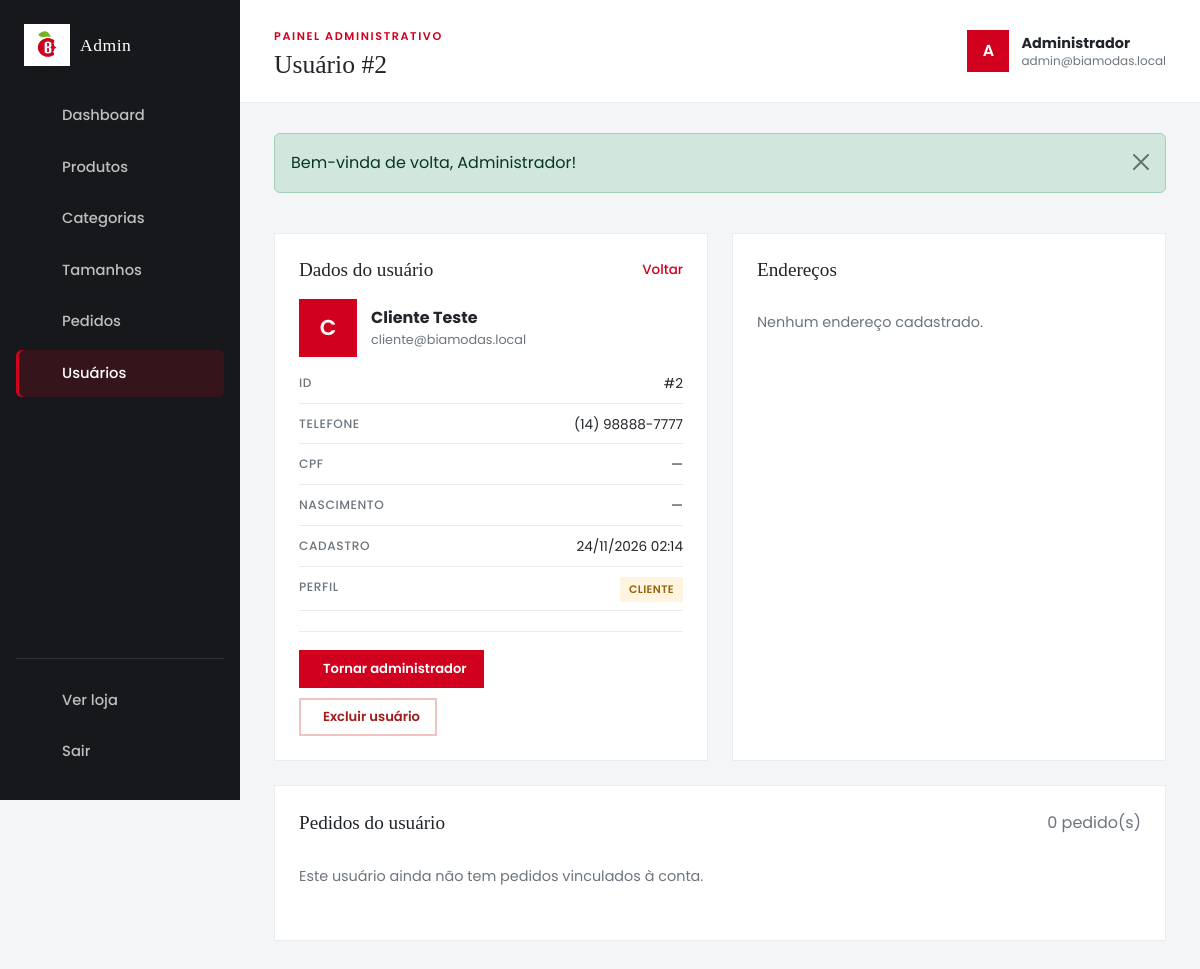
/admin/usuarios/ver?id=2 (signed in), run on the app's committed database.
### tables this page shows
CREATE TABLE usuarios(
  id_usuario BIGINT UNSIGNED NOT NULL AUTO_INCREMENT PRIMARY KEY,
  carrinho_id BIGINT UNSIGNED NULL,
  medida_id BIGINT UNSIGNED NULL,
  nome VARCHAR(255) NOT NULL,
  email VARCHAR(255) NOT NULL,
  senha_hash VARCHAR(255) NOT NULL,
  cpf CHAR(11) NULL,
  telefone VARCHAR(20) NULL,
  data_nascimento DATE NULL,
  is_admin BOOLEAN NOT NULL DEFAULT FALSE,
  criado_em DATETIME NOT NULL DEFAULT CURRENT_TIMESTAMP,
  alterado_em DATETIME NOT NULL DEFAULT CURRENT_TIMESTAMP ON UPDATE CURRENT_TIMESTAMP,
  deletado_em DATETIME NULL,
  CONSTRAINT usuarios_email_uk UNIQUE (email),
  CONSTRAINT usuarios_cpf_uk UNIQUE (cpf),
  CONSTRAINT usuarios_carrinho_uk UNIQUE (carrinho_id),
  CONSTRAINT usuarios_medida_uk UNIQUE (medida_id),
  CONSTRAINT usuarios_medida_fk FOREIGN KEY (medida_id)
    REFERENCES medidas(id_medida) ON DELETE SET NULL,
  CONSTRAINT usuarios_carrinho_fk FOREIGN KEY (carrinho_id)
    REFERENCES carrinhos(id_carrinho) ON DELETE SET NULL
);

### views/admin/usuario.php (the view, shortened to what the rows shown need)
<?php
require __DIR__ . '/partials/header.php';
$ehAdmin = (bool) $usuario['is_admin'];
$ehProprioUsuario = (int) $usuario['id_usuario'] === (int) $adminAtual['id_usuario'];
?>
<section class="admin-order-grid">
    <div class="admin-order-side">
        <div class="admin-panel">
            <div class="admin-panel-header">
                <h2>Dados do usuário</h2>
                <a href="/admin/usuarios" class="admin-link">Voltar</a>
            </div>
            <div class="admin-user-hero">
                <span class="admin-avatar admin-avatar-lg"><?= e(inicial((string) $usuario['nome'])) ?></span>
                <div>
                    <strong><?= e($usuario['nome']) ?></strong>
                    <small><?= e($usuario['email']) ?></small>
                </div>
            </div>
            <dl class="admin-dl">
                <div><dt>ID</dt><dd>#<?= (int) $usuario['id_usuario'] ?></dd></div>
                <div><dt>Telefone</dt><dd><?= e(formatar_telefone($usuario['telefone'] ?? '')) ?: '—' ?></dd></div>
                <div><dt>CPF</dt><dd><?= e($usuario['cpf'] ?? '—') ?></dd></div>
                <div><dt>Nascimento</dt><dd><?= e($usuario['data_nascimento'] ?? '—') ?></dd></div>
                <div><dt>Cadastro</dt><dd><?= data_hora($usuario['criado_em']) ?></dd></div>
                <div>
                    <dt>Perfil</dt>
                    <dd>
                        <span class="admin-badge admin-badge-<?= $ehAdmin ? 'admin' : 'pendente' ?>">
                            <?= $ehAdmin ? 'Administrador' : 'Cliente' ?>
                        </span>
                    </dd>
                </div>
            </dl>
            <div class="admin-stack-actions">
                <form method="post" action="/admin/usuarios/alternar-admin" data-confirm="<?= $ehAdmin ? 'Remover o acesso administrativo deste usuário?' : 'Conceder acesso administrativo a este usuário?' ?>">
                    <button type="submit" class="admin-btn <?= $ehAdmin ? 'admin-btn-danger' : 'admin-btn-primary' ?>" <?= $ehProprioUsuario && $ehAdmin ? 'disabled' : '' ?>>
                        <?= $ehAdmin ? 'Remover admin' : 'Tornar administrador' ?>
                    </button>
                </form>
                <form method="post" action="/admin/usuarios/excluir" data-confirm="Excluir este usuário?">
                    <button type="submit" class="admin-btn admin-btn-danger" <?= $ehProprioUsuario ? 'disabled' : '' ?>>
                        <i class="icon-trash-2"></i> Excluir usuário
                    </button>
                </form>
            </div>
        </div>
        <div class="admin-panel">
            <div class="admin-panel-header">
                <h2>Endereços</h2>
            </div>
            <?php if ($enderecos === []): ?>
                <p class="admin-empty">Nenhum endereço cadastrado.</p>
            <?php endif; ?>
        </div>
    </div>
    <div class="admin-panel">
        <div class="admin-panel-header">
            <h2>Pedidos do usuário</h2>
            <span class="admin-muted"><?= count($pedidos) ?> pedido(s)</span>
        </div>
        <?php if ($pedidos === []): ?>
            <p class="admin-empty">Este usuário ainda não tem pedidos vinculados à conta.</p>
        <?php endif; ?>
    </div>
</section>
<?php require __DIR__ . '/partials/footer.php'; ?>

### views/admin/partials/header.php (shortened to what the rows shown need)
<?php
$tituloAdmin = (string) ($tituloAdmin ?? 'Painel administrativo');
$abaAdmin = (string) ($abaAdmin ?? '');
$adminUsuario = Admin::usuario();
$navAtivo = static fn (string $aba): string => $abaAdmin === $aba ? ' active' : '';
?>
<!doctype html>
<html lang="pt-br">
<head>
    <link href="https://cdn.jsdelivr.net/npm/bootstrap@5.3.3/dist/css/bootstrap.min.css" rel="stylesheet">
    <link rel="stylesheet" href="https://cdn.jsdelivr.net/npm/lucide-static@latest/font/lucide.css">
    <link rel="stylesheet" href="/css/base.css">
    <link rel="stylesheet" href="/css/layout.css">
    <link rel="stylesheet" href="/css/admin.css">
</head>
<body class="admin-page">
    <div class="admin-layout">
        <aside class="admin-sidebar">
            <a class="admin-brand" href="/admin">
                <img src="/img/logoBiaModas.png" alt="Bia Modas">
                <span>Admin</span>
            </a>
            <nav class="admin-nav" aria-label="Menu administrativo">
                <a class="admin-nav-link<?= $navAtivo('dashboard') ?>" href="/admin">
                    <span>Dashboard</span>
                </a>
                <a class="admin-nav-link<?= $navAtivo('produtos') ?>" href="/admin/produtos">
                    <span>Produtos</span>
                </a>
                <a class="admin-nav-link<?= $navAtivo('categorias') ?>" href="/admin/categorias">
                    <span>Categorias</span>
                </a>
                <a class="admin-nav-link<?= $navAtivo('tamanhos') ?>" href="/admin/tamanhos">
                    <span>Tamanhos</span>
                </a>
                <a class="admin-nav-link<?= $navAtivo('pedidos') ?>" href="/admin/pedidos">
                    <span>Pedidos</span>
                </a>
                <a class="admin-nav-link<?= $navAtivo('usuarios') ?>" href="/admin/usuarios">
                    <span>Usuários</span>
                </a>
            </nav>
            <div class="admin-sidebar-footer">
                <a class="admin-nav-link" href="/" target="_blank" rel="noopener">
                    <span>Ver loja</span>
                </a>
                <form method="post" action="/logout">
                    <button type="submit" class="admin-nav-link admin-logout">
                        <span>Sair</span>
                    </button>
                </form>
            </div>
        </aside>
        <div class="admin-main">
            <header class="admin-topbar">
                <div>
                    <span class="admin-eyebrow">Painel administrativo</span>
                    <h1><?= e($tituloAdmin) ?></h1>
                </div>
                <div class="admin-user">
                    <span class="admin-avatar"><?= e(inicial((string) ($adminUsuario['nome'] ?? 'A'))) ?></span>
                    <span class="admin-user-info">
                        <strong><?= e($adminUsuario['nome'] ?? 'Administrador') ?></strong>
                        <small><?= e($adminUsuario['email'] ?? '') ?></small>
                    </span>
                </div>
            </header>
            <main class="admin-content">
                <?php require __DIR__ . '/../../partials/alerts.php'; ?>

### data on the page
usuarios: id_usuario "Usuário #2", nome "C", nome "Cliente Teste", email "cliente@biamodas.local", id_usuario "2", telefone "(14) 98888-7777", cpf "—", data_nascimento "—", criado_em "24/11/2026 02:14"

### other printed values
inicial((string) ($adminUsuario['nome'] ?? 'A')) "A"
$adminUsuario['nome'] "Administrador"
$adminUsuario['email'] "admin@biamodas.local"
$texto "Bem-vinda de volta, Administrador!"
count($pedidos) "0"
